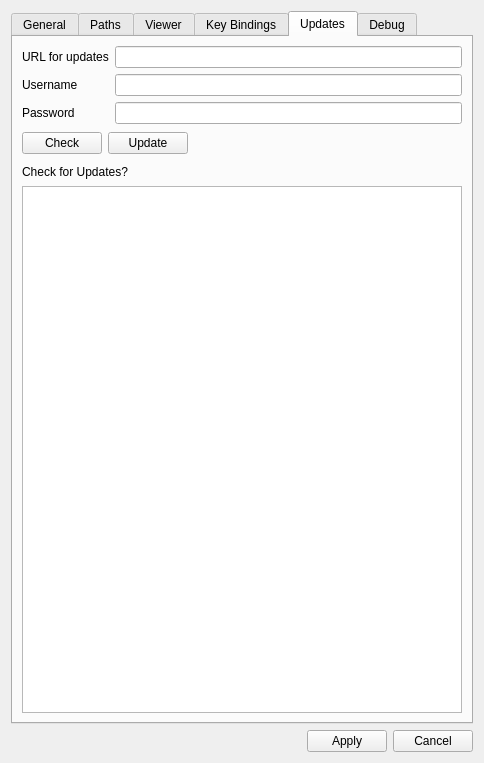
<ui version="4.0" >
 <class>OptionsWidget</class>
 <widget class="QWidget" name="OptionsWidget" >
  <property name="geometry" >
   <rect>
    <x>0</x>
    <y>0</y>
    <width>484</width>
    <height>763</height>
   </rect>
  </property>
  <property name="windowTitle" >
   <string>Options</string>
  </property>
  <layout class="QVBoxLayout" name="verticalLayout_11" >
   <item>
    <widget class="QTabWidget" name="tabWidget" >
     <property name="toolTip" >
      <string>This list shows the active draw modes.
You can select multiple modes at the same time.</string>
     </property>
     <property name="statusTip" >
      <string/>
     </property>
     <property name="currentIndex" >
      <number>4</number>
     </property>
     <property name="usesScrollButtons" >
      <bool>true</bool>
     </property>
     <widget class="QWidget" name="general" >
      <property name="geometry" >
       <rect>
        <x>0</x>
        <y>0</y>
        <width>462</width>
        <height>685</height>
       </rect>
      </property>
      <attribute name="title" >
       <string>General</string>
      </attribute>
      <layout class="QVBoxLayout" name="verticalLayout_2" >
       <item>
        <widget class="QCheckBox" name="fullscreen" >
         <property name="toolTip" >
          <string>Display OpenFlipper in fullscreen mode</string>
         </property>
         <property name="statusTip" >
          <string>Display OpenFlipper in fullscreen mode</string>
         </property>
         <property name="text" >
          <string>Show Fullscreen</string>
         </property>
        </widget>
       </item>
       <item>
        <widget class="QCheckBox" name="splash" >
         <property name="toolTip" >
          <string>Show splash screen on startup</string>
         </property>
         <property name="statusTip" >
          <string>Show splash screen on startup</string>
         </property>
         <property name="text" >
          <string>Show Splash-Screen</string>
         </property>
        </widget>
       </item>
       <item>
        <widget class="QCheckBox" name="toolbox" >
         <property name="toolTip" >
          <string>Show the toolbox for plugin widgets</string>
         </property>
         <property name="statusTip" >
          <string>Show the toolbox for plugin widgets</string>
         </property>
         <property name="text" >
          <string>Show Toolbox (CTRL+T)</string>
         </property>
        </widget>
       </item>
       <item>
        <widget class="QCheckBox" name="logger" >
         <property name="toolTip" >
          <string>Show the Logger window at the bottom</string>
         </property>
         <property name="statusTip" >
          <string>Show the Logger window at the bottom</string>
         </property>
         <property name="text" >
          <string>Show Logger (CTRL+L)</string>
         </property>
        </widget>
       </item>
       <item>
        <widget class="Line" name="line" >
         <property name="orientation" >
          <enum>Qt::Horizontal</enum>
         </property>
        </widget>
       </item>
       <item>
        <widget class="QCheckBox" name="enableLogFile" >
         <property name="toolTip" >
          <string>Enable the logfile</string>
         </property>
         <property name="statusTip" >
          <string>Enable the logfile</string>
         </property>
         <property name="text" >
          <string>Logfile enabled</string>
         </property>
        </widget>
       </item>
       <item>
        <spacer name="verticalSpacer" >
         <property name="orientation" >
          <enum>Qt::Vertical</enum>
         </property>
         <property name="sizeHint" stdset="0" >
          <size>
           <width>20</width>
           <height>40</height>
          </size>
         </property>
        </spacer>
       </item>
      </layout>
     </widget>
     <widget class="QWidget" name="paths" >
      <property name="geometry" >
       <rect>
        <x>0</x>
        <y>0</y>
        <width>462</width>
        <height>685</height>
       </rect>
      </property>
      <attribute name="title" >
       <string>Paths</string>
      </attribute>
      <layout class="QFormLayout" name="formLayout_2" >
       <item row="0" column="0" >
        <widget class="QLabel" name="label" >
         <property name="text" >
          <string>Logfile:</string>
         </property>
        </widget>
       </item>
       <item row="0" column="1" >
        <widget class="QLineEdit" name="logFile" >
         <property name="toolTip" >
          <string>filename (including path) of the logfile</string>
         </property>
         <property name="statusTip" >
          <string>filename (including path) of the logfile</string>
         </property>
        </widget>
       </item>
      </layout>
     </widget>
     <widget class="QWidget" name="viewer" >
      <property name="geometry" >
       <rect>
        <x>0</x>
        <y>0</y>
        <width>462</width>
        <height>677</height>
       </rect>
      </property>
      <attribute name="title" >
       <string>Viewer</string>
      </attribute>
      <layout class="QVBoxLayout" name="verticalLayout_9" >
       <item>
        <widget class="QGroupBox" name="groupBox" >
         <property name="title" >
          <string> Mouse Wheel </string>
         </property>
         <property name="alignment" >
          <set>Qt::AlignLeading|Qt::AlignLeft|Qt::AlignTop</set>
         </property>
         <property name="flat" >
          <bool>false</bool>
         </property>
         <property name="checkable" >
          <bool>false</bool>
         </property>
         <layout class="QFormLayout" name="formLayout" >
          <property name="fieldGrowthPolicy" >
           <enum>QFormLayout::AllNonFixedFieldsGrow</enum>
          </property>
          <item row="0" column="0" >
           <widget class="QLabel" name="label_2" >
            <property name="text" >
             <string>MouseWheel Zoomfactor:</string>
            </property>
           </widget>
          </item>
          <item row="0" column="1" >
           <widget class="QLineEdit" name="wZoomFactor" >
            <property name="maximumSize" >
             <size>
              <width>100</width>
              <height>16777215</height>
             </size>
            </property>
            <property name="toolTip" >
             <string>Set the factor to control the zooming with the mouse-wheel</string>
            </property>
            <property name="statusTip" >
             <string>Set the factor to control the zooming with the mouse-wheel</string>
            </property>
            <property name="inputMask" >
             <string>9.99; </string>
            </property>
           </widget>
          </item>
          <item row="1" column="0" >
           <widget class="QLabel" name="label_3" >
            <property name="text" >
             <string>MouseWheel Zoomfactor (shift):</string>
            </property>
           </widget>
          </item>
          <item row="1" column="1" >
           <widget class="QLineEdit" name="wZoomFactorShift" >
            <property name="maximumSize" >
             <size>
              <width>100</width>
              <height>16777215</height>
             </size>
            </property>
            <property name="toolTip" >
             <string>Set the factor to control the zooming with the mouse-wheel while the shift key is pressed</string>
            </property>
            <property name="statusTip" >
             <string>Set the factor to control the zooming with the mouse-wheel while the shift key is pressed</string>
            </property>
            <property name="inputMask" >
             <string>9.99; </string>
            </property>
           </widget>
          </item>
         </layout>
        </widget>
       </item>
       <item>
        <widget class="QGroupBox" name="groupBox_3" >
         <property name="sizePolicy" >
          <sizepolicy vsizetype="Expanding" hsizetype="Expanding" >
           <horstretch>0</horstretch>
           <verstretch>0</verstretch>
          </sizepolicy>
         </property>
         <property name="title" >
          <string> DrawMode </string>
         </property>
         <layout class="QVBoxLayout" name="verticalLayout_7" >
          <item>
           <layout class="QVBoxLayout" name="verticalLayout_8" >
            <item>
             <widget class="QLabel" name="label_7" >
              <property name="toolTip" >
               <string>This list shows the draw modes OpenFlipper uses at startup.
You can select multiple modes at the same time.</string>
              </property>
              <property name="text" >
               <string>Startup DrawModes:</string>
              </property>
             </widget>
            </item>
            <item>
             <widget class="QListWidget" name="availDrawModes" >
              <property name="minimumSize" >
               <size>
                <width>0</width>
                <height>300</height>
               </size>
              </property>
              <property name="toolTip" >
               <string>This list shows the draw modes OpenFlipper uses at startup.
You can select multiple modes at the same time.</string>
              </property>
             </widget>
            </item>
           </layout>
          </item>
         </layout>
        </widget>
       </item>
       <item>
        <widget class="QGroupBox" name="groupBox_2" >
         <property name="title" >
          <string> Other </string>
         </property>
         <layout class="QVBoxLayout" name="verticalLayout" >
          <item>
           <layout class="QHBoxLayout" name="horizontalLayout_2" >
            <item>
             <widget class="QCheckBox" name="restrictFPS" >
              <property name="toolTip" >
               <string>restrict maximum framerate</string>
              </property>
              <property name="statusTip" >
               <string>restrict maximum framerate</string>
              </property>
              <property name="text" >
               <string>Restrict Framerate</string>
              </property>
             </widget>
            </item>
            <item>
             <spacer name="horizontalSpacer_4" >
              <property name="orientation" >
               <enum>Qt::Horizontal</enum>
              </property>
              <property name="sizeHint" stdset="0" >
               <size>
                <width>40</width>
                <height>20</height>
               </size>
              </property>
             </spacer>
            </item>
            <item>
             <widget class="QSpinBox" name="FPS" >
              <property name="enabled" >
               <bool>false</bool>
              </property>
              <property name="toolTip" >
               <string>maximum framerate</string>
              </property>
              <property name="statusTip" >
               <string>maximum framerate</string>
              </property>
              <property name="minimum" >
               <number>1</number>
              </property>
              <property name="maximum" >
               <number>200</number>
              </property>
             </widget>
            </item>
            <item>
             <widget class="QLabel" name="label_8" >
              <property name="text" >
               <string>FPS</string>
              </property>
             </widget>
            </item>
           </layout>
          </item>
          <item>
           <widget class="QCheckBox" name="backfaceCulling" >
            <property name="toolTip" >
             <string>Enable backface culling</string>
            </property>
            <property name="statusTip" >
             <string>Enable backface culling</string>
            </property>
            <property name="text" >
             <string>Backface culling</string>
            </property>
           </widget>
          </item>
          <item>
           <layout class="QHBoxLayout" name="horizontalLayout_6" >
            <item>
             <widget class="QPushButton" name="backgroundButton" >
              <property name="text" >
               <string>Default background color</string>
              </property>
             </widget>
            </item>
            <item>
             <spacer name="horizontalSpacer_6" >
              <property name="orientation" >
               <enum>Qt::Horizontal</enum>
              </property>
              <property name="sizeHint" stdset="0" >
               <size>
                <width>40</width>
                <height>20</height>
               </size>
              </property>
             </spacer>
            </item>
           </layout>
          </item>
         </layout>
        </widget>
       </item>
      </layout>
     </widget>
     <widget class="QWidget" name="key" >
      <property name="geometry" >
       <rect>
        <x>0</x>
        <y>0</y>
        <width>462</width>
        <height>677</height>
       </rect>
      </property>
      <attribute name="title" >
       <string>Key Bindings</string>
      </attribute>
      <layout class="QVBoxLayout" name="verticalLayout_6" >
       <item>
        <widget class="QTreeWidget" name="keyTree" >
         <column>
          <property name="text" >
           <string>1</string>
          </property>
         </column>
        </widget>
       </item>
      </layout>
     </widget>
     <widget class="QWidget" name="Updates" >
      <property name="geometry" >
       <rect>
        <x>0</x>
        <y>0</y>
        <width>462</width>
        <height>677</height>
       </rect>
      </property>
      <attribute name="title" >
       <string>Updates</string>
      </attribute>
      <layout class="QVBoxLayout" name="verticalLayout_5" >
       <item>
        <layout class="QHBoxLayout" name="horizontalLayout_3" >
         <item>
          <layout class="QVBoxLayout" name="verticalLayout_3" >
           <item>
            <widget class="QLabel" name="label_4" >
             <property name="text" >
              <string>URL for updates</string>
             </property>
            </widget>
           </item>
           <item>
            <widget class="QLabel" name="label_5" >
             <property name="text" >
              <string>Username</string>
             </property>
            </widget>
           </item>
           <item>
            <widget class="QLabel" name="label_6" >
             <property name="text" >
              <string>Password</string>
             </property>
            </widget>
           </item>
          </layout>
         </item>
         <item>
          <layout class="QVBoxLayout" name="verticalLayout_4" >
           <item>
            <widget class="QLineEdit" name="updateURL" />
           </item>
           <item>
            <widget class="QLineEdit" name="updateUser" />
           </item>
           <item>
            <widget class="QLineEdit" name="updatePass" />
           </item>
          </layout>
         </item>
        </layout>
       </item>
       <item>
        <layout class="QHBoxLayout" name="horizontalLayout_8" >
         <item>
          <layout class="QHBoxLayout" name="horizontalLayout_4" >
           <item>
            <widget class="QPushButton" name="checkUpdateButton" >
             <property name="text" >
              <string>Check</string>
             </property>
            </widget>
           </item>
           <item>
            <widget class="QPushButton" name="updateButton" >
             <property name="text" >
              <string>Update</string>
             </property>
            </widget>
           </item>
          </layout>
         </item>
         <item>
          <spacer name="horizontalSpacer_2" >
           <property name="orientation" >
            <enum>Qt::Horizontal</enum>
           </property>
           <property name="sizeHint" stdset="0" >
            <size>
             <width>198</width>
             <height>27</height>
            </size>
           </property>
          </spacer>
         </item>
        </layout>
       </item>
       <item>
        <layout class="QHBoxLayout" name="horizontalLayout_5" >
         <item>
          <widget class="QLabel" name="statusLabel" >
           <property name="text" >
            <string>Check for Updates?</string>
           </property>
          </widget>
         </item>
         <item>
          <spacer name="horizontalSpacer_3" >
           <property name="orientation" >
            <enum>Qt::Horizontal</enum>
           </property>
           <property name="sizeHint" stdset="0" >
            <size>
             <width>13</width>
             <height>17</height>
            </size>
           </property>
          </spacer>
         </item>
        </layout>
       </item>
       <item>
        <widget class="QTableWidget" name="updateList" >
         <property name="sizePolicy" >
          <sizepolicy vsizetype="Expanding" hsizetype="Expanding" >
           <horstretch>0</horstretch>
           <verstretch>0</verstretch>
          </sizepolicy>
         </property>
        </widget>
       </item>
      </layout>
     </widget>
     <widget class="QWidget" name="Debug" >
      <property name="geometry" >
       <rect>
        <x>0</x>
        <y>0</y>
        <width>462</width>
        <height>685</height>
       </rect>
      </property>
      <attribute name="title" >
       <string>Debug</string>
      </attribute>
      <layout class="QVBoxLayout" name="verticalLayout_12" >
       <item>
        <layout class="QHBoxLayout" name="horizontalLayout_7" >
         <item>
          <widget class="QCheckBox" name="slotDebugging" >
           <property name="toolTip" >
            <string>&lt;!DOCTYPE HTML PUBLIC "-//W3C//DTD HTML 4.0//EN" "http://www.w3.org/TR/REC-html40/strict.dtd">
&lt;html>&lt;head>&lt;meta name="qrichtext" content="1" />&lt;style type="text/css">
p, li { white-space: pre-wrap; }
&lt;/style>&lt;/head>&lt;body style=" font-family:'Arial'; font-size:11pt; font-weight:400; font-style:normal;">
&lt;p style=" margin-top:0px; margin-bottom:0px; margin-left:0px; margin-right:0px; -qt-block-indent:0; text-indent:0px;">Print information about plugins calling specific slots&lt;br />Currently supported slots:&lt;br />- updateView()&lt;/p>
&lt;p style=" margin-top:0px; margin-bottom:0px; margin-left:0px; margin-right:0px; -qt-block-indent:0; text-indent:0px;">- updated_objects( id )&lt;/p>&lt;/body>&lt;/html></string>
           </property>
           <property name="statusTip" >
            <string>Print information about plugins calling specific slots</string>
           </property>
           <property name="text" >
            <string>Enable slot debugging</string>
           </property>
          </widget>
         </item>
         <item>
          <spacer name="horizontalSpacer_5" >
           <property name="orientation" >
            <enum>Qt::Horizontal</enum>
           </property>
           <property name="sizeHint" stdset="0" >
            <size>
             <width>40</width>
             <height>20</height>
            </size>
           </property>
          </spacer>
         </item>
        </layout>
       </item>
       <item>
        <spacer name="verticalSpacer_3" >
         <property name="orientation" >
          <enum>Qt::Vertical</enum>
         </property>
         <property name="sizeHint" stdset="0" >
          <size>
           <width>20</width>
           <height>340</height>
          </size>
         </property>
        </spacer>
       </item>
      </layout>
     </widget>
    </widget>
   </item>
   <item>
    <layout class="QHBoxLayout" name="horizontalLayout" >
     <item>
      <spacer name="horizontalSpacer" >
       <property name="orientation" >
        <enum>Qt::Horizontal</enum>
       </property>
       <property name="sizeHint" stdset="0" >
        <size>
         <width>40</width>
         <height>20</height>
        </size>
       </property>
      </spacer>
     </item>
     <item>
      <widget class="QPushButton" name="applyButton" >
       <property name="text" >
        <string>Apply</string>
       </property>
      </widget>
     </item>
     <item>
      <widget class="QPushButton" name="cancelButton" >
       <property name="text" >
        <string>Cancel</string>
       </property>
      </widget>
     </item>
    </layout>
   </item>
  </layout>
 </widget>
 <resources/>
 <connections/>
</ui>
